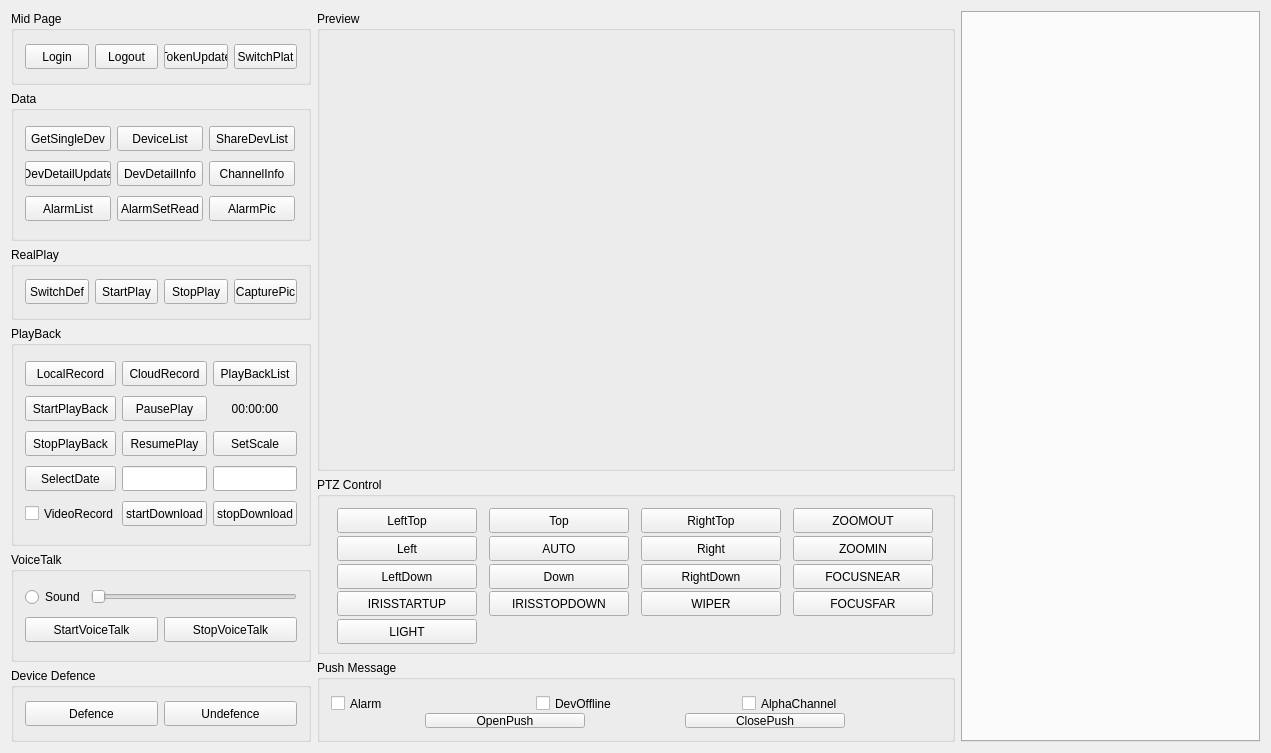
<?xml version="1.0" encoding="UTF-8"?>
<ui version="4.0">
 <class>MainWindow</class>
 <widget class="QWidget" name="MainWindow">
  <property name="windowModality">
   <enum>Qt::WindowModal</enum>
  </property>
  <property name="geometry">
   <rect>
    <x>0</x>
    <y>0</y>
    <width>1271</width>
    <height>753</height>
   </rect>
  </property>
  <property name="sizePolicy">
   <sizepolicy hsizetype="Preferred" vsizetype="Preferred">
    <horstretch>0</horstretch>
    <verstretch>0</verstretch>
   </sizepolicy>
  </property>
  <property name="minimumSize">
   <size>
    <width>0</width>
    <height>0</height>
   </size>
  </property>
  <property name="maximumSize">
   <size>
    <width>1677215</width>
    <height>1677215</height>
   </size>
  </property>
  <property name="windowTitle">
   <string>Open SDK Demo</string>
  </property>
  <layout class="QGridLayout" name="gridLayout_5">
   <item row="0" column="0">
    <layout class="QHBoxLayout" name="horizontalLayout_12">
     <item>
      <layout class="QHBoxLayout" name="horizontalLayout_5">
       <item>
        <layout class="QVBoxLayout" name="verticalLayout_4">
         <item>
          <widget class="QGroupBox" name="groupBox_1">
           <property name="minimumSize">
            <size>
             <width>300</width>
             <height>70</height>
            </size>
           </property>
           <property name="maximumSize">
            <size>
             <width>300</width>
             <height>16777215</height>
            </size>
           </property>
           <property name="title">
            <string>Mid Page</string>
           </property>
           <layout class="QHBoxLayout" name="horizontalLayout_2">
            <item>
             <layout class="QHBoxLayout" name="horizontalLayout">
              <item>
               <widget class="QPushButton" name="loginButton">
                <property name="minimumSize">
                 <size>
                  <width>0</width>
                  <height>25</height>
                 </size>
                </property>
                <property name="text">
                 <string>Login</string>
                </property>
               </widget>
              </item>
              <item>
               <widget class="QPushButton" name="logoutButton">
                <property name="minimumSize">
                 <size>
                  <width>0</width>
                  <height>25</height>
                 </size>
                </property>
                <property name="text">
                 <string>Logout</string>
                </property>
               </widget>
              </item>
              <item>
               <widget class="QPushButton" name="pushButton">
                <property name="minimumSize">
                 <size>
                  <width>0</width>
                  <height>25</height>
                 </size>
                </property>
                <property name="text">
                 <string>TokenUpdate</string>
                </property>
               </widget>
              </item>
              <item>
               <widget class="QPushButton" name="SwitchPlat_Button">
                <property name="minimumSize">
                 <size>
                  <width>0</width>
                  <height>25</height>
                 </size>
                </property>
                <property name="text">
                 <string>SwitchPlat</string>
                </property>
               </widget>
              </item>
             </layout>
            </item>
           </layout>
          </widget>
         </item>
         <item>
          <widget class="QGroupBox" name="groupBox_2">
           <property name="minimumSize">
            <size>
             <width>300</width>
             <height>150</height>
            </size>
           </property>
           <property name="maximumSize">
            <size>
             <width>300</width>
             <height>16777215</height>
            </size>
           </property>
           <property name="title">
            <string>Data</string>
           </property>
           <layout class="QVBoxLayout" name="verticalLayout_2">
            <item>
             <layout class="QHBoxLayout" name="horizontalLayout_3">
              <item>
               <widget class="QPushButton" name="getSingleDeviceButton">
                <property name="minimumSize">
                 <size>
                  <width>29</width>
                  <height>25</height>
                 </size>
                </property>
                <property name="maximumSize">
                 <size>
                  <width>86</width>
                  <height>16777215</height>
                 </size>
                </property>
                <property name="text">
                 <string>GetSingleDev</string>
                </property>
               </widget>
              </item>
              <item>
               <widget class="QPushButton" name="deviceListButton">
                <property name="minimumSize">
                 <size>
                  <width>29</width>
                  <height>25</height>
                 </size>
                </property>
                <property name="maximumSize">
                 <size>
                  <width>86</width>
                  <height>16777215</height>
                 </size>
                </property>
                <property name="text">
                 <string>DeviceList</string>
                </property>
               </widget>
              </item>
              <item>
               <widget class="QPushButton" name="shareDevListButton">
                <property name="minimumSize">
                 <size>
                  <width>29</width>
                  <height>25</height>
                 </size>
                </property>
                <property name="maximumSize">
                 <size>
                  <width>86</width>
                  <height>16777215</height>
                 </size>
                </property>
                <property name="text">
                 <string>ShareDevList</string>
                </property>
               </widget>
              </item>
             </layout>
            </item>
            <item>
             <layout class="QHBoxLayout" name="horizontalLayout_10">
              <item>
               <widget class="QPushButton" name="updateCameraInfoButton">
                <property name="minimumSize">
                 <size>
                  <width>29</width>
                  <height>25</height>
                 </size>
                </property>
                <property name="maximumSize">
                 <size>
                  <width>86</width>
                  <height>16777215</height>
                 </size>
                </property>
                <property name="text">
                 <string>DevDetailUpdate</string>
                </property>
               </widget>
              </item>
              <item>
               <widget class="QPushButton" name="getCameraInfoButton">
                <property name="minimumSize">
                 <size>
                  <width>29</width>
                  <height>25</height>
                 </size>
                </property>
                <property name="maximumSize">
                 <size>
                  <width>86</width>
                  <height>16777215</height>
                 </size>
                </property>
                <property name="text">
                 <string>DevDetailInfo</string>
                </property>
               </widget>
              </item>
              <item>
               <widget class="QPushButton" name="deviceInfoButton">
                <property name="minimumSize">
                 <size>
                  <width>29</width>
                  <height>25</height>
                 </size>
                </property>
                <property name="maximumSize">
                 <size>
                  <width>86</width>
                  <height>16777215</height>
                 </size>
                </property>
                <property name="text">
                 <string>ChannelInfo</string>
                </property>
               </widget>
              </item>
             </layout>
            </item>
            <item>
             <layout class="QHBoxLayout" name="horizontalLayout_11">
              <item>
               <widget class="QPushButton" name="alarmListButton">
                <property name="minimumSize">
                 <size>
                  <width>29</width>
                  <height>25</height>
                 </size>
                </property>
                <property name="maximumSize">
                 <size>
                  <width>86</width>
                  <height>16777215</height>
                 </size>
                </property>
                <property name="text">
                 <string>AlarmList</string>
                </property>
               </widget>
              </item>
              <item>
               <widget class="QPushButton" name="setAlarmReadButton">
                <property name="minimumSize">
                 <size>
                  <width>29</width>
                  <height>25</height>
                 </size>
                </property>
                <property name="maximumSize">
                 <size>
                  <width>86</width>
                  <height>16777215</height>
                 </size>
                </property>
                <property name="text">
                 <string>AlarmSetRead</string>
                </property>
               </widget>
              </item>
              <item>
               <widget class="QPushButton" name="showAlarmPicButton">
                <property name="minimumSize">
                 <size>
                  <width>29</width>
                  <height>25</height>
                 </size>
                </property>
                <property name="maximumSize">
                 <size>
                  <width>86</width>
                  <height>16777215</height>
                 </size>
                </property>
                <property name="text">
                 <string>AlarmPic</string>
                </property>
               </widget>
              </item>
             </layout>
            </item>
           </layout>
          </widget>
         </item>
         <item>
          <widget class="QGroupBox" name="groupBox_3">
           <property name="minimumSize">
            <size>
             <width>300</width>
             <height>60</height>
            </size>
           </property>
           <property name="maximumSize">
            <size>
             <width>300</width>
             <height>16777215</height>
            </size>
           </property>
           <property name="title">
            <string>RealPlay</string>
           </property>
           <layout class="QHBoxLayout" name="horizontalLayout_17">
            <item>
             <layout class="QHBoxLayout" name="horizontalLayout_7">
              <item>
               <widget class="QPushButton" name="switchVideoLevelButton">
                <property name="minimumSize">
                 <size>
                  <width>0</width>
                  <height>25</height>
                 </size>
                </property>
                <property name="text">
                 <string>SwitchDef</string>
                </property>
               </widget>
              </item>
              <item>
               <widget class="QPushButton" name="startRealPlayButton">
                <property name="minimumSize">
                 <size>
                  <width>0</width>
                  <height>25</height>
                 </size>
                </property>
                <property name="text">
                 <string>StartPlay</string>
                </property>
               </widget>
              </item>
              <item>
               <widget class="QPushButton" name="stopRealPlayButton">
                <property name="minimumSize">
                 <size>
                  <width>0</width>
                  <height>25</height>
                 </size>
                </property>
                <property name="text">
                 <string>StopPlay</string>
                </property>
               </widget>
              </item>
              <item>
               <widget class="QPushButton" name="capturePictureButton">
                <property name="minimumSize">
                 <size>
                  <width>0</width>
                  <height>25</height>
                 </size>
                </property>
                <property name="text">
                 <string>CapturePic</string>
                </property>
               </widget>
              </item>
             </layout>
            </item>
           </layout>
          </widget>
         </item>
         <item>
          <widget class="QGroupBox" name="groupBox_4">
           <property name="minimumSize">
            <size>
             <width>300</width>
             <height>220</height>
            </size>
           </property>
           <property name="maximumSize">
            <size>
             <width>300</width>
             <height>16777215</height>
            </size>
           </property>
           <property name="title">
            <string>PlayBack</string>
           </property>
           <layout class="QGridLayout" name="gridLayout_4">
            <item row="0" column="0">
             <widget class="QPushButton" name="searchLoacalRecordButton">
              <property name="minimumSize">
               <size>
                <width>0</width>
                <height>25</height>
               </size>
              </property>
              <property name="maximumSize">
               <size>
                <width>16777215</width>
                <height>16777215</height>
               </size>
              </property>
              <property name="text">
               <string>LocalRecord</string>
              </property>
             </widget>
            </item>
            <item row="0" column="1">
             <widget class="QPushButton" name="searchCloudRecordButton">
              <property name="minimumSize">
               <size>
                <width>0</width>
                <height>25</height>
               </size>
              </property>
              <property name="maximumSize">
               <size>
                <width>16777215</width>
                <height>16777215</height>
               </size>
              </property>
              <property name="text">
               <string>CloudRecord</string>
              </property>
             </widget>
            </item>
            <item row="0" column="2">
             <widget class="QPushButton" name="playBackListButton">
              <property name="minimumSize">
               <size>
                <width>0</width>
                <height>25</height>
               </size>
              </property>
              <property name="maximumSize">
               <size>
                <width>16777215</width>
                <height>16777215</height>
               </size>
              </property>
              <property name="text">
               <string>PlayBackList</string>
              </property>
             </widget>
            </item>
            <item row="1" column="0">
             <widget class="QPushButton" name="startPlayBackButton">
              <property name="minimumSize">
               <size>
                <width>0</width>
                <height>25</height>
               </size>
              </property>
              <property name="maximumSize">
               <size>
                <width>16777215</width>
                <height>16777215</height>
               </size>
              </property>
              <property name="text">
               <string>StartPlayBack</string>
              </property>
             </widget>
            </item>
            <item row="1" column="1">
             <widget class="QPushButton" name="pauseButton">
              <property name="minimumSize">
               <size>
                <width>0</width>
                <height>25</height>
               </size>
              </property>
              <property name="maximumSize">
               <size>
                <width>16777215</width>
                <height>16777215</height>
               </size>
              </property>
              <property name="text">
               <string>PausePlay</string>
              </property>
             </widget>
            </item>
            <item row="1" column="2">
             <widget class="QLabel" name="osdLabel">
              <property name="minimumSize">
               <size>
                <width>0</width>
                <height>25</height>
               </size>
              </property>
              <property name="maximumSize">
               <size>
                <width>16777215</width>
                <height>16777215</height>
               </size>
              </property>
              <property name="layoutDirection">
               <enum>Qt::LeftToRight</enum>
              </property>
              <property name="text">
               <string>00:00:00</string>
              </property>
              <property name="textFormat">
               <enum>Qt::AutoText</enum>
              </property>
              <property name="alignment">
               <set>Qt::AlignCenter</set>
              </property>
             </widget>
            </item>
            <item row="2" column="0">
             <widget class="QPushButton" name="stopPlayBackButton">
              <property name="minimumSize">
               <size>
                <width>0</width>
                <height>25</height>
               </size>
              </property>
              <property name="maximumSize">
               <size>
                <width>16777215</width>
                <height>16777215</height>
               </size>
              </property>
              <property name="text">
               <string>StopPlayBack</string>
              </property>
             </widget>
            </item>
            <item row="2" column="1">
             <widget class="QPushButton" name="resumeButton">
              <property name="minimumSize">
               <size>
                <width>0</width>
                <height>25</height>
               </size>
              </property>
              <property name="maximumSize">
               <size>
                <width>16777215</width>
                <height>16777215</height>
               </size>
              </property>
              <property name="text">
               <string>ResumePlay</string>
              </property>
             </widget>
            </item>
            <item row="2" column="2">
             <widget class="QPushButton" name="SetScaleButton">
              <property name="minimumSize">
               <size>
                <width>0</width>
                <height>25</height>
               </size>
              </property>
              <property name="maximumSize">
               <size>
                <width>86</width>
                <height>16777215</height>
               </size>
              </property>
              <property name="text">
               <string>SetScale</string>
              </property>
             </widget>
            </item>
            <item row="3" column="0">
             <widget class="QPushButton" name="setPlayBackTimeButton">
              <property name="minimumSize">
               <size>
                <width>0</width>
                <height>25</height>
               </size>
              </property>
              <property name="maximumSize">
               <size>
                <width>16777215</width>
                <height>16777215</height>
               </size>
              </property>
              <property name="text">
               <string>SelectDate</string>
              </property>
             </widget>
            </item>
            <item row="3" column="1">
             <widget class="QLineEdit" name="PbStartTime">
              <property name="minimumSize">
               <size>
                <width>0</width>
                <height>25</height>
               </size>
              </property>
              <property name="maximumSize">
               <size>
                <width>16777215</width>
                <height>16777215</height>
               </size>
              </property>
             </widget>
            </item>
            <item row="3" column="2">
             <widget class="QLineEdit" name="PbEndTime">
              <property name="minimumSize">
               <size>
                <width>0</width>
                <height>25</height>
               </size>
              </property>
              <property name="maximumSize">
               <size>
                <width>16777215</width>
                <height>16777215</height>
               </size>
              </property>
             </widget>
            </item>
            <item row="4" column="0">
             <widget class="QCheckBox" name="videoRecordBox">
              <property name="minimumSize">
               <size>
                <width>0</width>
                <height>25</height>
               </size>
              </property>
              <property name="maximumSize">
               <size>
                <width>16777215</width>
                <height>16777215</height>
               </size>
              </property>
              <property name="text">
               <string>VideoRecord</string>
              </property>
             </widget>
            </item>
            <item row="4" column="1">
             <widget class="QPushButton" name="startDownloadButton">
              <property name="enabled">
               <bool>true</bool>
              </property>
              <property name="minimumSize">
               <size>
                <width>0</width>
                <height>25</height>
               </size>
              </property>
              <property name="maximumSize">
               <size>
                <width>16777215</width>
                <height>16777215</height>
               </size>
              </property>
              <property name="text">
               <string>startDownload</string>
              </property>
             </widget>
            </item>
            <item row="4" column="2">
             <widget class="QPushButton" name="stopDownloadButton">
              <property name="minimumSize">
               <size>
                <width>0</width>
                <height>25</height>
               </size>
              </property>
              <property name="maximumSize">
               <size>
                <width>16777215</width>
                <height>16777215</height>
               </size>
              </property>
              <property name="text">
               <string>stopDownload</string>
              </property>
             </widget>
            </item>
           </layout>
          </widget>
         </item>
         <item>
          <widget class="QGroupBox" name="groupBox_5">
           <property name="minimumSize">
            <size>
             <width>300</width>
             <height>110</height>
            </size>
           </property>
           <property name="maximumSize">
            <size>
             <width>300</width>
             <height>16777215</height>
            </size>
           </property>
           <property name="title">
            <string>VoiceTalk</string>
           </property>
           <layout class="QVBoxLayout" name="verticalLayout_3">
            <item>
             <layout class="QHBoxLayout" name="horizontalLayout_9">
              <item>
               <widget class="QRadioButton" name="switchSoundButton">
                <property name="text">
                 <string>Sound</string>
                </property>
               </widget>
              </item>
              <item>
               <widget class="QSlider" name="setVolumeSlider">
                <property name="enabled">
                 <bool>false</bool>
                </property>
                <property name="maximum">
                 <number>99</number>
                </property>
                <property name="tracking">
                 <bool>true</bool>
                </property>
                <property name="orientation">
                 <enum>Qt::Horizontal</enum>
                </property>
                <property name="invertedAppearance">
                 <bool>false</bool>
                </property>
                <property name="invertedControls">
                 <bool>false</bool>
                </property>
                <property name="tickPosition">
                 <enum>QSlider::NoTicks</enum>
                </property>
                <property name="tickInterval">
                 <number>0</number>
                </property>
               </widget>
              </item>
             </layout>
            </item>
            <item>
             <layout class="QHBoxLayout" name="horizontalLayout_8">
              <item>
               <widget class="QPushButton" name="startVoiceTalkButton">
                <property name="minimumSize">
                 <size>
                  <width>0</width>
                  <height>25</height>
                 </size>
                </property>
                <property name="text">
                 <string>StartVoiceTalk</string>
                </property>
               </widget>
              </item>
              <item>
               <widget class="QPushButton" name="stopVoiceTalkButton">
                <property name="minimumSize">
                 <size>
                  <width>0</width>
                  <height>25</height>
                 </size>
                </property>
                <property name="text">
                 <string>StopVoiceTalk</string>
                </property>
               </widget>
              </item>
             </layout>
            </item>
           </layout>
          </widget>
         </item>
         <item>
          <widget class="QGroupBox" name="groupBox">
           <property name="minimumSize">
            <size>
             <width>230</width>
             <height>60</height>
            </size>
           </property>
           <property name="maximumSize">
            <size>
             <width>16777215</width>
             <height>16777215</height>
            </size>
           </property>
           <property name="title">
            <string>Device Defence</string>
           </property>
           <layout class="QGridLayout" name="gridLayout_3">
            <item row="0" column="0">
             <layout class="QHBoxLayout" name="horizontalLayout_4">
              <item>
               <widget class="QPushButton" name="defenceOnButton">
                <property name="minimumSize">
                 <size>
                  <width>0</width>
                  <height>25</height>
                 </size>
                </property>
                <property name="text">
                 <string>Defence</string>
                </property>
               </widget>
              </item>
              <item>
               <widget class="QPushButton" name="defenceOffButton">
                <property name="minimumSize">
                 <size>
                  <width>0</width>
                  <height>25</height>
                 </size>
                </property>
                <property name="text">
                 <string>Undefence</string>
                </property>
               </widget>
              </item>
             </layout>
            </item>
           </layout>
          </widget>
         </item>
        </layout>
       </item>
       <item>
        <layout class="QVBoxLayout" name="verticalLayout">
         <item>
          <widget class="QGroupBox" name="groupBox_7">
           <property name="minimumSize">
            <size>
             <width>630</width>
             <height>460</height>
            </size>
           </property>
           <property name="maximumSize">
            <size>
             <width>16777215</width>
             <height>16777215</height>
            </size>
           </property>
           <property name="title">
            <string>Preview</string>
           </property>
           <layout class="QFormLayout" name="formLayout">
            <item row="0" column="0">
             <widget class="QWidget" name="previewWindow" native="true">
              <property name="enabled">
               <bool>true</bool>
              </property>
              <property name="minimumSize">
               <size>
                <width>610</width>
                <height>425</height>
               </size>
              </property>
              <property name="maximumSize">
               <size>
                <width>960</width>
                <height>640</height>
               </size>
              </property>
             </widget>
            </item>
           </layout>
           <zorder>previewWindow</zorder>
           <zorder>groupBox_8</zorder>
          </widget>
         </item>
         <item>
          <widget class="QGroupBox" name="groupBox_8">
           <property name="sizePolicy">
            <sizepolicy hsizetype="Preferred" vsizetype="Preferred">
             <horstretch>0</horstretch>
             <verstretch>0</verstretch>
            </sizepolicy>
           </property>
           <property name="minimumSize">
            <size>
             <width>630</width>
             <height>160</height>
            </size>
           </property>
           <property name="maximumSize">
            <size>
             <width>16777215</width>
             <height>16777215</height>
            </size>
           </property>
           <property name="title">
            <string>PTZ Control</string>
           </property>
           <layout class="QGridLayout" name="gridLayout_2">
            <item row="0" column="1">
             <widget class="QPushButton" name="pushButton_U">
              <property name="minimumSize">
               <size>
                <width>60</width>
                <height>25</height>
               </size>
              </property>
              <property name="maximumSize">
               <size>
                <width>140</width>
                <height>70</height>
               </size>
              </property>
              <property name="text">
               <string>Top</string>
              </property>
             </widget>
            </item>
            <item row="0" column="2">
             <widget class="QPushButton" name="pushButton_UR">
              <property name="minimumSize">
               <size>
                <width>60</width>
                <height>25</height>
               </size>
              </property>
              <property name="maximumSize">
               <size>
                <width>140</width>
                <height>70</height>
               </size>
              </property>
              <property name="text">
               <string>RightTop</string>
              </property>
             </widget>
            </item>
            <item row="1" column="0">
             <widget class="QPushButton" name="pushButton_L">
              <property name="minimumSize">
               <size>
                <width>60</width>
                <height>25</height>
               </size>
              </property>
              <property name="maximumSize">
               <size>
                <width>140</width>
                <height>70</height>
               </size>
              </property>
              <property name="text">
               <string>Left</string>
              </property>
             </widget>
            </item>
            <item row="1" column="2">
             <widget class="QPushButton" name="pushButton_R">
              <property name="minimumSize">
               <size>
                <width>60</width>
                <height>25</height>
               </size>
              </property>
              <property name="maximumSize">
               <size>
                <width>140</width>
                <height>70</height>
               </size>
              </property>
              <property name="text">
               <string>Right</string>
              </property>
             </widget>
            </item>
            <item row="2" column="0">
             <widget class="QPushButton" name="pushButton_DL">
              <property name="minimumSize">
               <size>
                <width>60</width>
                <height>25</height>
               </size>
              </property>
              <property name="maximumSize">
               <size>
                <width>140</width>
                <height>70</height>
               </size>
              </property>
              <property name="text">
               <string>LeftDown</string>
              </property>
             </widget>
            </item>
            <item row="2" column="1">
             <widget class="QPushButton" name="pushButton_D">
              <property name="minimumSize">
               <size>
                <width>60</width>
                <height>25</height>
               </size>
              </property>
              <property name="maximumSize">
               <size>
                <width>140</width>
                <height>70</height>
               </size>
              </property>
              <property name="text">
               <string>Down</string>
              </property>
             </widget>
            </item>
            <item row="2" column="2">
             <widget class="QPushButton" name="pushButton_DR">
              <property name="minimumSize">
               <size>
                <width>60</width>
                <height>25</height>
               </size>
              </property>
              <property name="maximumSize">
               <size>
                <width>140</width>
                <height>70</height>
               </size>
              </property>
              <property name="text">
               <string>RightDown</string>
              </property>
             </widget>
            </item>
            <item row="3" column="2">
             <widget class="QPushButton" name="pushButton_Wiper">
              <property name="minimumSize">
               <size>
                <width>60</width>
                <height>25</height>
               </size>
              </property>
              <property name="maximumSize">
               <size>
                <width>140</width>
                <height>70</height>
               </size>
              </property>
              <property name="text">
               <string>WIPER</string>
              </property>
             </widget>
            </item>
            <item row="1" column="1">
             <widget class="QPushButton" name="pushButton_Auto">
              <property name="minimumSize">
               <size>
                <width>60</width>
                <height>25</height>
               </size>
              </property>
              <property name="maximumSize">
               <size>
                <width>140</width>
                <height>70</height>
               </size>
              </property>
              <property name="text">
               <string>AUTO</string>
              </property>
             </widget>
            </item>
            <item row="0" column="0">
             <widget class="QPushButton" name="pushButton_UL">
              <property name="minimumSize">
               <size>
                <width>60</width>
                <height>25</height>
               </size>
              </property>
              <property name="maximumSize">
               <size>
                <width>140</width>
                <height>70</height>
               </size>
              </property>
              <property name="text">
               <string>LeftTop</string>
              </property>
             </widget>
            </item>
            <item row="0" column="3">
             <widget class="QPushButton" name="pushButton_ZoomOut">
              <property name="minimumSize">
               <size>
                <width>60</width>
                <height>25</height>
               </size>
              </property>
              <property name="maximumSize">
               <size>
                <width>140</width>
                <height>70</height>
               </size>
              </property>
              <property name="text">
               <string>ZOOMOUT</string>
              </property>
             </widget>
            </item>
            <item row="1" column="3">
             <widget class="QPushButton" name="pushButton_ZoomIn">
              <property name="minimumSize">
               <size>
                <width>60</width>
                <height>25</height>
               </size>
              </property>
              <property name="maximumSize">
               <size>
                <width>140</width>
                <height>70</height>
               </size>
              </property>
              <property name="text">
               <string>ZOOMIN</string>
              </property>
             </widget>
            </item>
            <item row="2" column="3">
             <widget class="QPushButton" name="pushButton_FocusNear">
              <property name="minimumSize">
               <size>
                <width>60</width>
                <height>25</height>
               </size>
              </property>
              <property name="maximumSize">
               <size>
                <width>140</width>
                <height>70</height>
               </size>
              </property>
              <property name="text">
               <string>FOCUSNEAR</string>
              </property>
             </widget>
            </item>
            <item row="3" column="3">
             <widget class="QPushButton" name="pushButton_FocusFar">
              <property name="minimumSize">
               <size>
                <width>60</width>
                <height>25</height>
               </size>
              </property>
              <property name="maximumSize">
               <size>
                <width>140</width>
                <height>70</height>
               </size>
              </property>
              <property name="text">
               <string>FOCUSFAR</string>
              </property>
             </widget>
            </item>
            <item row="3" column="0">
             <widget class="QPushButton" name="pushButton_IrisStart">
              <property name="minimumSize">
               <size>
                <width>60</width>
                <height>25</height>
               </size>
              </property>
              <property name="maximumSize">
               <size>
                <width>140</width>
                <height>70</height>
               </size>
              </property>
              <property name="text">
               <string>IRISSTARTUP</string>
              </property>
             </widget>
            </item>
            <item row="3" column="1">
             <widget class="QPushButton" name="pushButton_IrisStop">
              <property name="minimumSize">
               <size>
                <width>60</width>
                <height>25</height>
               </size>
              </property>
              <property name="maximumSize">
               <size>
                <width>140</width>
                <height>70</height>
               </size>
              </property>
              <property name="text">
               <string>IRISSTOPDOWN</string>
              </property>
             </widget>
            </item>
            <item row="4" column="0">
             <widget class="QPushButton" name="pushButton_Light">
              <property name="minimumSize">
               <size>
                <width>60</width>
                <height>25</height>
               </size>
              </property>
              <property name="maximumSize">
               <size>
                <width>140</width>
                <height>70</height>
               </size>
              </property>
              <property name="text">
               <string>LIGHT</string>
              </property>
             </widget>
            </item>
           </layout>
          </widget>
         </item>
         <item>
          <widget class="QGroupBox" name="groupBox_10">
           <property name="minimumSize">
            <size>
             <width>630</width>
             <height>80</height>
            </size>
           </property>
           <property name="maximumSize">
            <size>
             <width>16777215</width>
             <height>16777215</height>
            </size>
           </property>
           <property name="layoutDirection">
            <enum>Qt::LeftToRight</enum>
           </property>
           <property name="title">
            <string>Push Message</string>
           </property>
           <layout class="QGridLayout" name="gridLayout">
            <item row="0" column="0">
             <widget class="QCheckBox" name="pushAlarmCheckBox">
              <property name="minimumSize">
               <size>
                <width>0</width>
                <height>25</height>
               </size>
              </property>
              <property name="text">
               <string>Alarm</string>
              </property>
             </widget>
            </item>
            <item row="0" column="1">
             <widget class="QCheckBox" name="pushDevStatusCheckBox">
              <property name="minimumSize">
               <size>
                <width>0</width>
                <height>25</height>
               </size>
              </property>
              <property name="text">
               <string>DevOffline</string>
              </property>
             </widget>
            </item>
            <item row="0" column="2">
             <widget class="QCheckBox" name="pushTransparentChannelCheckBox">
              <property name="minimumSize">
               <size>
                <width>0</width>
                <height>25</height>
               </size>
              </property>
              <property name="text">
               <string>AlphaChannel</string>
              </property>
             </widget>
            </item>
            <item row="1" column="0" colspan="3">
             <layout class="QHBoxLayout" name="horizontalLayout_6">
              <item>
               <widget class="QPushButton" name="startPushRecvButton">
                <property name="maximumSize">
                 <size>
                  <width>160</width>
                  <height>25</height>
                 </size>
                </property>
                <property name="text">
                 <string>OpenPush</string>
                </property>
               </widget>
              </item>
              <item>
               <widget class="QPushButton" name="stopPushRecvButton">
                <property name="maximumSize">
                 <size>
                  <width>160</width>
                  <height>25</height>
                 </size>
                </property>
                <property name="text">
                 <string>ClosePush</string>
                </property>
               </widget>
              </item>
             </layout>
            </item>
           </layout>
          </widget>
         </item>
        </layout>
       </item>
      </layout>
     </item>
     <item>
      <widget class="QTabWidget" name="tabWidget">
       <property name="enabled">
        <bool>true</bool>
       </property>
       <property name="sizePolicy">
        <sizepolicy hsizetype="Expanding" vsizetype="Expanding">
         <horstretch>0</horstretch>
         <verstretch>0</verstretch>
        </sizepolicy>
       </property>
       <property name="currentIndex">
        <number>-1</number>
       </property>
      </widget>
     </item>
    </layout>
   </item>
  </layout>
  <zorder>layoutWidget</zorder>
  <zorder>groupBox_4</zorder>
  <zorder>groupBox_2</zorder>
  <zorder>groupBox_3</zorder>
  <zorder>groupBox_1</zorder>
  <zorder>groupBox_5</zorder>
  <zorder>groupBox</zorder>
  <zorder>tabWidget</zorder>
  <zorder>groupBox_10</zorder>
  <zorder>groupBox_8</zorder>
  <zorder>groupBox_7</zorder>
 </widget>
 <layoutdefault spacing="6" margin="11"/>
 <resources/>
 <connections/>
</ui>
